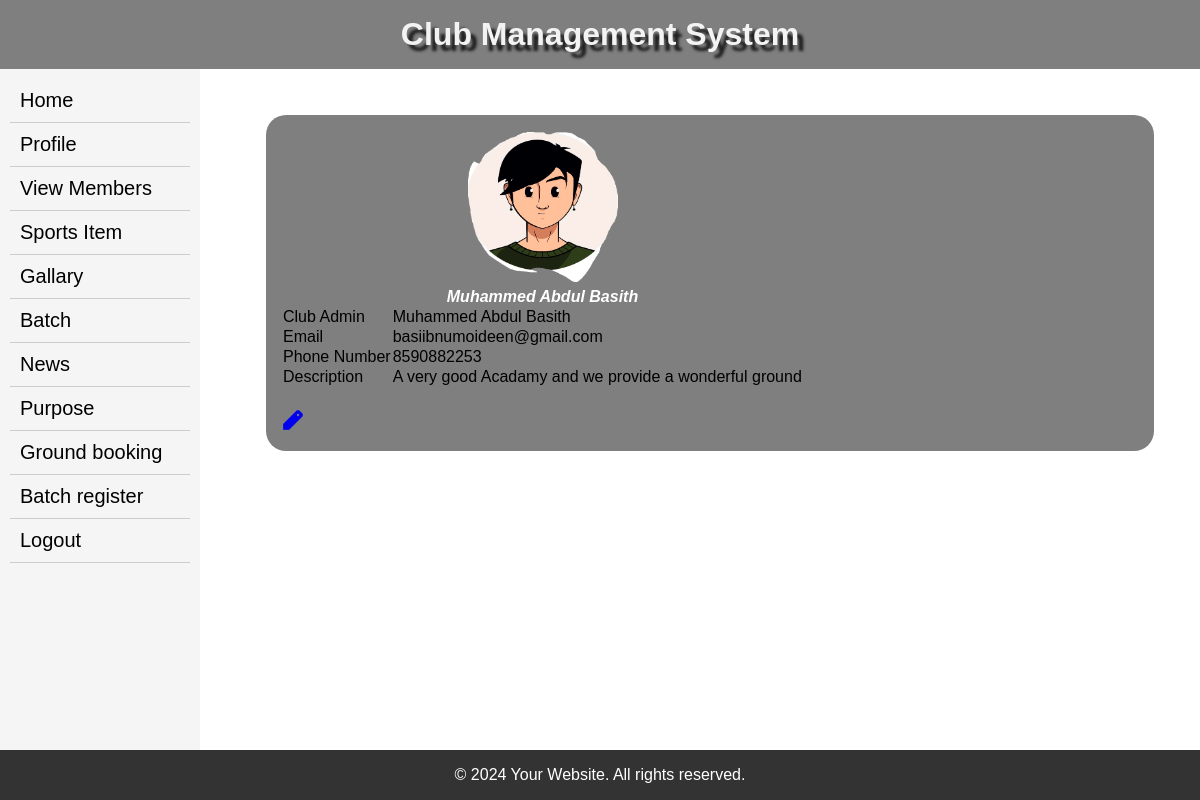
The page /adminviewprofile/ on the database its author committed.
### myapp/models.py (models this page shows, shortened)
class clubprofile(models.Model):
    id=models.AutoField(primary_key=True)
    name=models.CharField(max_length=50)
    profileimg=models.ImageField(upload_to='clubprofile',unique=True)
    clubadmin=models.CharField(max_length=50)
    contactno=models.IntegerField(max_length=10)
    emailid=models.EmailField()
    description=models.TextField(max_length=100)
    user=models.OneToOneField(Userprofile,on_delete=models.CASCADE,null=True)
    user_type=models.CharField(max_length=50)

### myapp/views.py (the view)
# urls.py: path("adminviewprofile/", views.adminviewprofile, name='adminviewprofile'),
def adminviewprofile(request):
    list1 = clubprofile.objects.first()
    if list1:
        return render(request, 'adminviewprofile.html', {'list': list1})
    else:
        return redirect('addclubprofile')

### templates/adminviewprofile.html (shortened to what this page needs)
{% extends 'admin_index.html' %}
{% block body %}
<body>
<form enctype="multipart/form-data">
    <table width="523" border="0">
  <tbody>
  <tr>
      <th colspan="2" scope="col"><img src="{{ list.profileimg.url }}" width="150" height="150"/></th>
      </tr>
    <tr>
        <th colspan="2" scope="col"><b><i>{{ list.name }}</i></b></th>
      </tr>
     <tr>
      <td>Club Admin</td>
      <td>{{list.clubadmin}}</td>
    </tr>
    <tr>
      <td>Email</td>
      <td>{{list.emailid}}</td>
    </tr>
    <tr>
      <td>Phone Number</td>
      <td>{{list.contactno}}</td>
    </tr>
    <tr>
      <td>Description</td>
      <td>{{list.description}}</td>
    </tr>
    <tr>
      <td>&nbsp;</td>
    </tr>
  </tbody>
    </table>
      <a href="{% url 'addclubprofile' %}"><span class="material-symbols-outlined">
</span></a>
</form>
</body>
{% endblock %}

### templates/admin_index.html (style rules this page uses)
* { margin: 0; padding: 0; box-sizing: border-box; }
body { font-family: Arial, sans-serif; background-image: url(https://png.pngtree.com/background/20230512/original/pngtree-sport-background-picture-image_2502918.jpg); background-size: cover; background-repeat: no-repeat; }
th { color:#fff; }
.material-symbols-outlined { font-variation-settings: 'FILL' 8, 'wght' 900, 'GRAD' 0, 'opsz' 24 }

### rows shown on the page
clubprofile: profileimg (picture), name "Muhammed Abdul Basith", clubadmin "Muhammed Abdul Basith", emailid "basiibnumoideen@gmail.com", contactno "8590882253", description "A very good Acadamy and we provide a wonderful ground"
